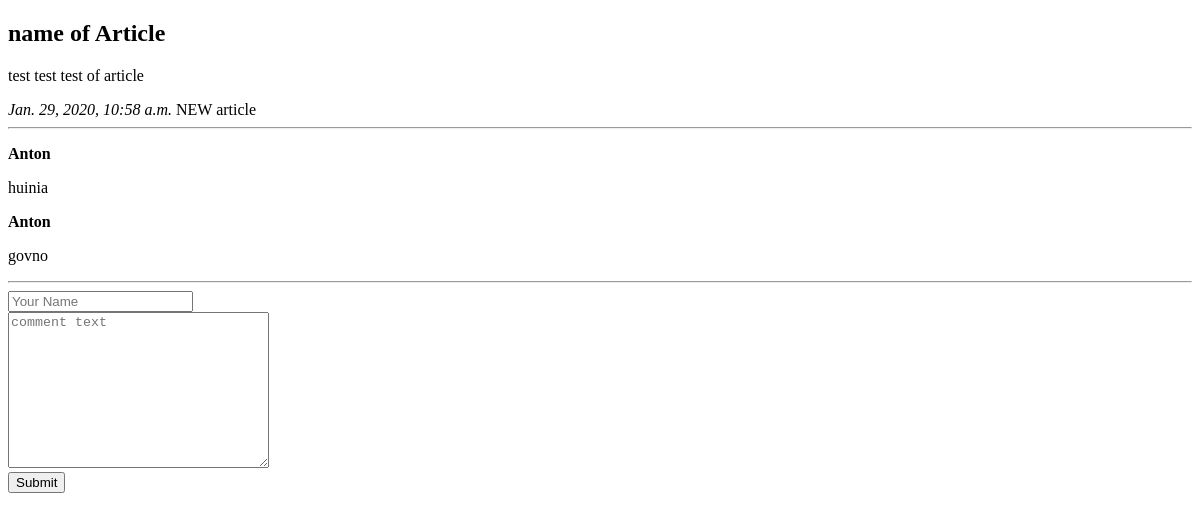
The app's page /articles/1/, older data.
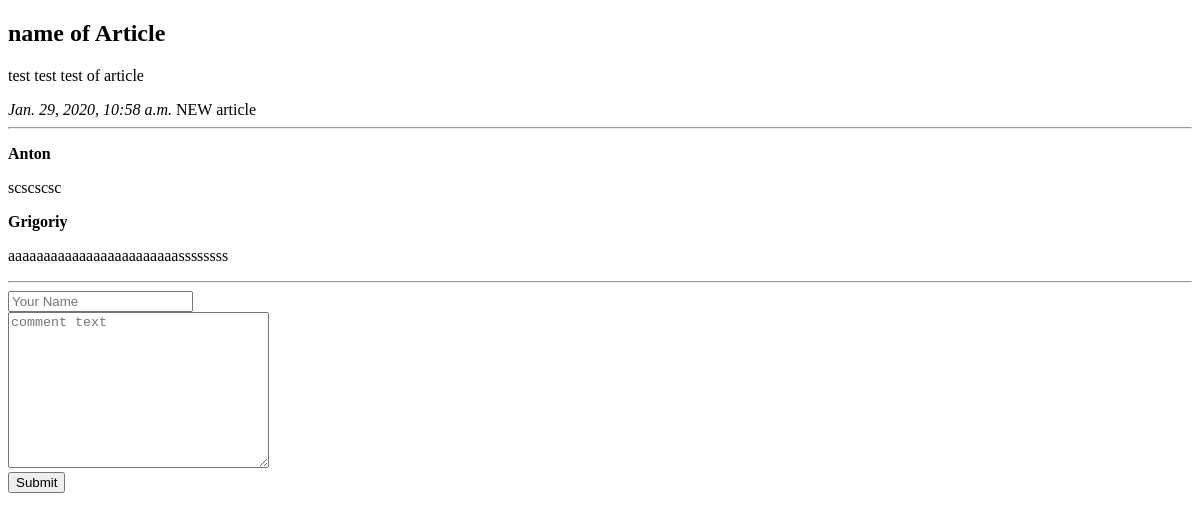
The same page, newer data.
### myfirst/apps/articles/models.py (models this page shows, shortened)
class Article(models.Model):
    article_title = models.CharField('Article title', max_length=200)
    article_text = models.TextField('Text field')
    pub_date = models.DateTimeField('Date of publishing')
    def was_published_recently(self):
        return self.pub_date >= (timezone.now() - datetime.timedelta(days=7))

class Comment(models.Model):
    article = models.ForeignKey(Article, on_delete=models.CASCADE)
    author_name = models.CharField('Name of author', max_length=200)
    comment_text = models.CharField('Text of comment', max_length=200)

### myfirst/apps/articles/views.py (the view)
# urls.py: path('<int:article_id>/', views.detail, name='detail'),
def detail(request, article_id):
    try:
        a = Article.objects.get(id = article_id)
    except:
        raise Http404("Article not found")
    latest_comments_list = a.comment_set.all()
    return render(request, 'articles/detail.html', {'article': a, 'latest_comments_list': latest_comments_list })

### myfirst/templates/articles/detail.html (shortened to what this page needs)
{% extends 'base.html' %}
{% block content %}
<h2>{{article.article_title}}</h2>
<p>{{article.article_text}}</p>
<em>{{article.pub_date}}</em>
{%  if article.was_published_recently %}
NEW article
{% endif  %}
<hr>
{% if latest_comments_list %}
{%  for c in latest_comments_list %}
<p>
<strong>{{c.author_name}}</strong>
<p>{{c.comment_text}}</p>
</p>
{%  endfor %}
{%  endif %}
<hr>
<form action="{% url 'articles:leave_comment' article.id %}" method="POST">
  <input type="text" required placeholder="Your Name" name="name"><br>
  <textarea name="comment" required="" placeholder="comment text" cols="30" rows="10" ></textarea><br>
  <button type="submit">Submit</button>
</form>
{% endblock %}

### myfirst/templates/base.html (shortened to what this page needs)
<!DOCTYPE html>
<html>
<head>
</head>
<body>
  {% block content %}content{% endblock %}
</body>
</html>

Row changes from the older to the newer data that the page shows:
removed Comment: author_name "Anton", comment_text "huinia"
removed Comment: author_name "Anton", comment_text "govno"
added Comment: author_name "Anton", comment_text "scscscsc"
added Comment: author_name "Grigoriy", comment_text "aaaaaaaaaaaaaaaaaaaaaaaassssssss"
